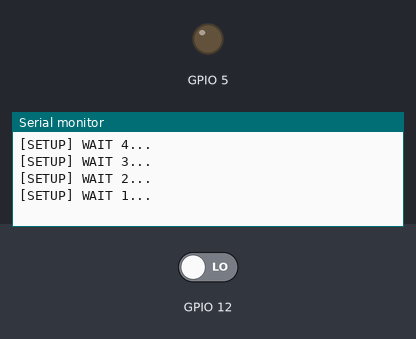
Recording of a sketch running on a simulated ESP8266 (NodeMCU). On the bench: output pins drawn as LEDs (lit = HIGH), the last lines printed to the serial monitor. The inputs (shaded band) are chosen by the test bench; at power-on: GPIO 12 LOW. WiFi joins after 1.5 s; servers stay silent unless stated; uploads are accepted with an empty reply.

Above: at 5.2 s.
5.3 s: GPIO 12 driven HIGH
At 5.66 s:
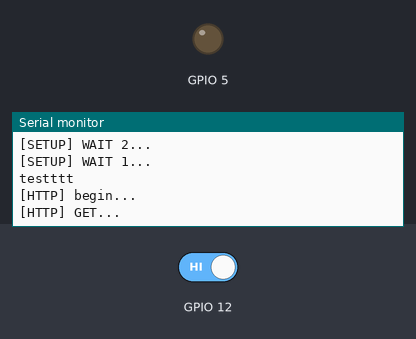
At 6.2 s:
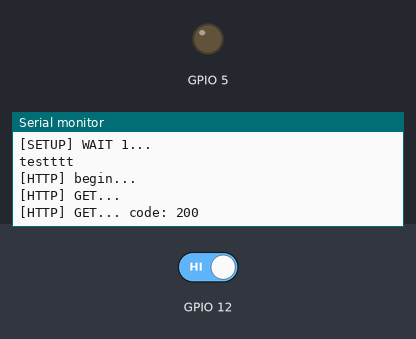
Timing chart, 0 to 8.3 s (numbered marks = the images above; inputs shaded):
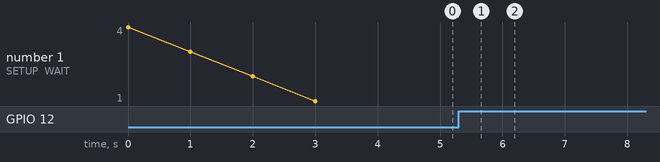

Measured:
- after the input at 5.3 s, the serial monitor: prints a new line after 0.20 s (image 1)

The sketch:

BasicHttpClientLnw.ino
```cpp
/**
   BasicHTTPClient.ino

    Created on: 24.05.2015

*/

#include <Arduino.h>

#include <ESP8266WiFi.h>
#include <ESP8266WiFiMulti.h>

#include <ESP8266HTTPClient.h>

#define USE_SERIAL Serial

ESP8266WiFiMulti WiFiMulti;
String URL = "http://178.128.24.54/turn.php?g=13&token=JSKJ";

void setup() {

  USE_SERIAL.begin(115200);
  // USE_SERIAL.setDebugOutput(true);

  USE_SERIAL.println();
  USE_SERIAL.println();
  USE_SERIAL.println();

  for (uint8_t t = 4; t > 0; t--) {
    USE_SERIAL.printf("[SETUP] WAIT %d...\n", t);
    USE_SERIAL.flush();
    delay(1000);
  }

  WiFi.mode(WIFI_STA);
  WiFiMulti.addAP("No free wifi for you uwu", "87654321");
  pinMode(12, INPUT);
  pinMode(5, OUTPUT);
}

void loop() {
  // wait for WiFi connection
  if ((WiFiMulti.run() == WL_CONNECTED)) {
    USE_SERIAL.println("testttt");

    char token[10];
    HTTPClient http;

    USE_SERIAL.print("[HTTP] begin...\n");
    // configure traged server and url
    //http.begin("https://192.168.1.12/test.html", "7a 9c f4 db 40 d3 62 5a 6e 21 bc 5c cc 66 c8 3e a1 45 59 38"); //HTTPS
    if(digitalRead(12) == HIGH){
    http.begin(URL); //HTTP

    USE_SERIAL.print("[HTTP] GET...\n");
    // start connection and send HTTP header
    int httpCode = http.GET();

    // httpCode will be negative on error
    if (httpCode > 0) {
      // HTTP header has been send and Server response header has been handled
      USE_SERIAL.printf("[HTTP] GET... code: %d\n", httpCode);

      // file found at server
      if (httpCode == HTTP_CODE_OK) {
        String payload = http.getString();

        for(int i = 24; i <= 27; i++){
          token[i-24] = payload.charAt(i);
        }
        USE_SERIAL.println(payload);
        USE_SERIAL.println(token);
        for(int i = 41; i <= 44; i++){
          URL[i] = token[i-41];
        }
        token[4] = '\0';
      }
    } else {
      USE_SERIAL.printf("[HTTP] GET... failed, error: %s\n", http.errorToString(httpCode).c_str());
    }

    http.end();


  delay(5000);
    }
  }

}
```
